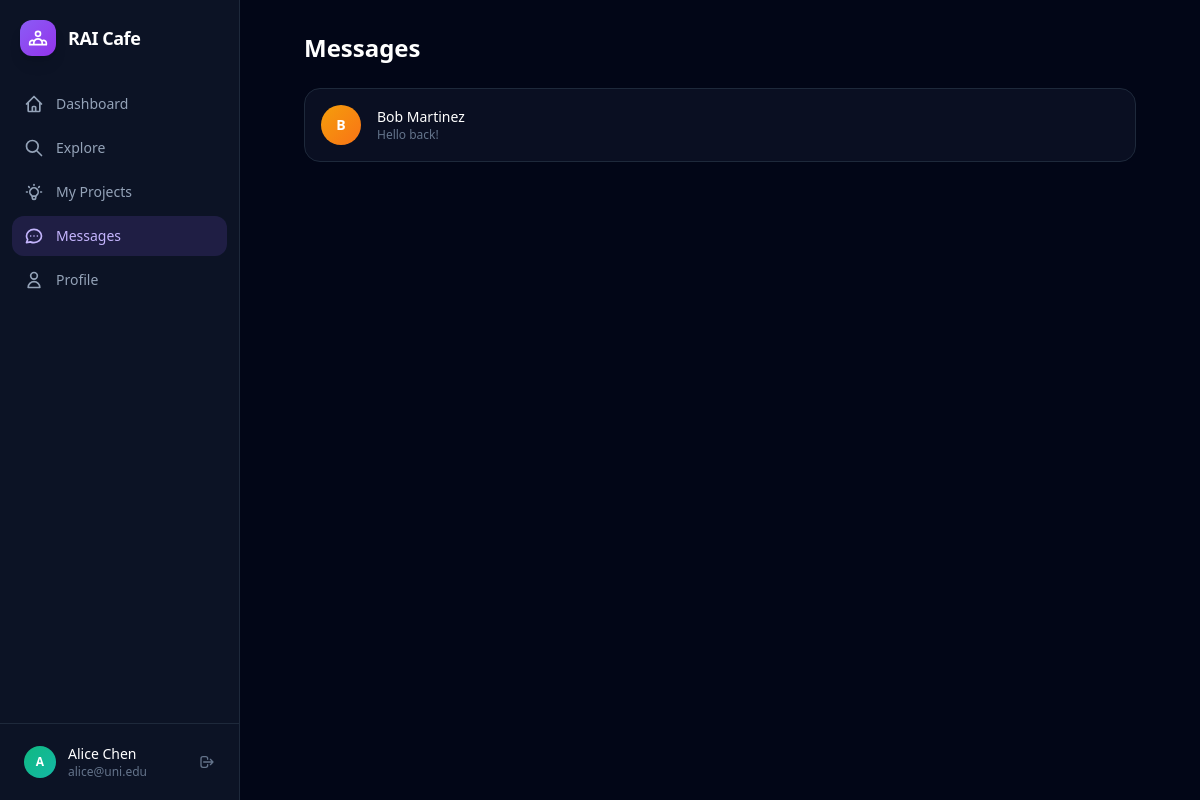
Screenshot of /messages (signed in) with the database file from the repository.
### models.py (models this page shows, shortened)
class User(UserMixin, db.Model):
    id = db.Column(db.Integer, primary_key=True)
    email = db.Column(db.String(120), unique=True, nullable=False)
    password_hash = db.Column(db.String(256), nullable=False)
    name = db.Column(db.String(100), nullable=False)
    bio = db.Column(db.Text, default="")
    website = db.Column(db.String(300), default="")
    linkedin = db.Column(db.String(300), default="")
    scholar = db.Column(db.String(300), default="")
    expertise_keywords = db.Column(db.String(500), default="")
    research_interests = db.Column(db.String(500), default="")
    role = db.Column(db.String(20), default="user")
    status = db.Column(db.String(20), default="pending")
    created_at = db.Column(db.DateTime, default=lambda: datetime.now(timezone.utc))
    projects = db.relationship("Project", backref="owner", lazy=True)
    bids = db.relationship("Bid", backref="bidder", lazy=True)
    @property
    def initials(self):
        return self.name[0].upper() if self.name else "?"
    @property
    def avatar_color(self):
        colors = [
            "from-violet-500 to-purple-600",
            "from-blue-500 to-cyan-500",
            "from-emerald-500 to-teal-500",
            "from-amber-500 to-orange-500",
            "from-rose-500 to-pink-500",
            "from-indigo-500 to-blue-500",
        ]
        return colors[sum(ord(c) for c in str(self.id)) % len(colors)]

class Message(db.Model):
    id = db.Column(db.Integer, primary_key=True)
    from_id = db.Column(db.Integer, db.ForeignKey("user.id"), nullable=False)
    to_id = db.Column(db.Integer, db.ForeignKey("user.id"), nullable=False)
    text = db.Column(db.Text, nullable=False)
    read = db.Column(db.Boolean, default=False)
    created_at = db.Column(db.DateTime, default=lambda: datetime.now(timezone.utc))
    sender = db.relationship("User", foreign_keys=[from_id])
    recipient = db.relationship("User", foreign_keys=[to_id])

### app.py (the view)
@app.route("/messages")
@login_required
def messages_list():
    sent = db.session.query(Message.to_id).filter_by(from_id=current_user.id).distinct()
    received = db.session.query(Message.from_id).filter_by(to_id=current_user.id).distinct()
    peer_ids = set(r[0] for r in sent) | set(r[0] for r in received)
    peers = []
    for pid in peer_ids:
        peer = db.session.get(User, pid)
        if not peer:
            continue
        last_msg = Message.query.filter(
            ((Message.from_id == current_user.id) & (Message.to_id == pid)) |
            ((Message.from_id == pid) & (Message.to_id == current_user.id))
        ).order_by(Message.created_at.desc()).first()
        unread = Message.query.filter_by(from_id=pid, to_id=current_user.id, read=False).count()
        peers.append({"user": peer, "last_msg": last_msg, "unread": unread})
    peers.sort(key=lambda x: x["last_msg"].created_at if x["last_msg"] else datetime.min, reverse=True)
    return render_template("messages.html", peers=peers)

### app.py (called while the page is built)
@login_manager.user_loader
def load_user(user_id):
    return db.session.get(User, int(user_id))

@app.context_processor
def inject_globals():
    unread = 0
    pending_count = 0
    if current_user.is_authenticated:
        unread = Message.query.filter_by(to_id=current_user.id, read=False).count()
        if current_user.role == "admin":
            pending_count = User.query.filter_by(status="pending").count()
    return dict(unread_count=unread, pending_user_count=pending_count)

### templates/messages.html (shortened to what this page needs)
{% extends "base.html" %}
{% block content %}
<div class="max-w-4xl mx-auto p-8">
  <h1 class="text-2xl font-bold mb-6">Messages</h1>
  {% for p in peers %}
  <a href="{{ url_for('thread', peer_id=p.user.id) }}" class="flex items-center gap-4 bg-slate-900/60 hover:bg-slate-800/80 border border-slate-800 rounded-2xl p-4 transition mb-2">
    <div class="w-10 h-10 rounded-full bg-gradient-to-br {{ p.user.avatar_color }} flex items-center justify-center text-white text-sm font-bold shrink-0">{{ p.user.initials }}</div>
    <div class="flex-1 min-w-0">
      <div class="flex items-center justify-between"><span class="text-white font-medium text-sm">{{ p.user.name }}</span>
        {% if p.unread > 0 %}<span class="bg-violet-500 text-white text-xs w-5 h-5 rounded-full flex items-center justify-center">{{ p.unread }}</span>{% endif %}</div>
      <p class="text-slate-500 text-xs truncate">{{ p.last_msg.text if p.last_msg else '' }}</p>
    </div>
  </a>
  {% else %}<p class="text-slate-500">No messages yet. Start a conversation from someone's profile!</p>{% endfor %}
</div>
{% endblock %}

### templates/base.html (shortened to what this page needs)
<!DOCTYPE html>
<html lang="en" class="h-full">
<head>
  <script src="https://cdn.tailwindcss.com"></script>
</head>
<body class="h-full bg-slate-950 text-white">
{% if current_user.is_authenticated %}
<div class="flex h-full min-h-screen">
  <aside class="w-60 bg-slate-900/80 border-r border-slate-800 flex flex-col shrink-0 fixed h-full z-10">
    <a href="{{ url_for('dashboard') }}" class="p-5 flex items-center gap-3">
      <div class="w-9 h-9 rounded-xl bg-gradient-to-br from-violet-500 to-purple-600 flex items-center justify-center shadow-lg">
      </div>
      <span class="text-lg font-bold tracking-tight">RAI Cafe</span>
    </a>
    <nav class="flex-1 px-3 space-y-1 mt-2">
      {% for ep, label, d in nav %}
      <a href="{{ url_for(ep) }}" class="flex items-center gap-3 px-3 py-2.5 rounded-xl text-sm font-medium transition {% if request.endpoint == ep %}bg-violet-500/15 text-violet-300{% else %}text-slate-400 hover:bg-slate-800 hover:text-slate-200{% endif %}">
        <svg class="w-5 h-5 shrink-0" fill="none" stroke="currentColor" stroke-width="2" viewBox="0 0 24 24"><path stroke-linecap="round" stroke-linejoin="round" d="{{ d }}"/></svg>
        {{ label }}
      </a>
      {% endfor %}
    </nav>
    <div class="p-3 border-t border-slate-800">
      <div class="flex items-center gap-3 px-3 py-2">
        <div class="w-8 h-8 rounded-full bg-gradient-to-br {{ current_user.avatar_color }} flex items-center justify-center text-white text-xs font-bold">{{ current_user.initials }}</div>
        <div class="flex-1 min-w-0"><p class="text-sm font-medium truncate">{{ current_user.name }}</p><p class="text-xs text-slate-500 truncate">{{ current_user.email }}</p></div>
        <a href="{{ url_for('logout') }}" class="text-slate-500 hover:text-red-400 transition" title="Sign out">
          <svg class="w-4 h-4" fill="none" stroke="currentColor" stroke-width="2" viewBox="0 0 24 24"><path stroke-linecap="round" stroke-linejoin="round" d="M17 16l4-4m0 0l-4-4m4 4H7m6 4v1a3 3 0 01-3 3H6a3 3 0 01-3-3V7a3 3 0 013-3h4a3 3 0 013 3v1"/></svg>
        </a>
      </div>
    </div>
  </aside>
  <main class="flex-1 ml-60 overflow-y-auto min-h-screen">
    {% block content %}{% endblock %}
  </main>
</div>
{% else %}
{% block public_content %}{% endblock %}
{% endif %}
</body>
</html>

### rows the page displays
User: initials "A", name "Alice Chen", email "alice@uni.edu"
User: user.initials "B", user.name "Bob Martinez"
Message: last_msg "Hello back!"

### other values shown
{{ label }} "Dashboard" "Explore" "My Projects" "Messages" "Profile"
